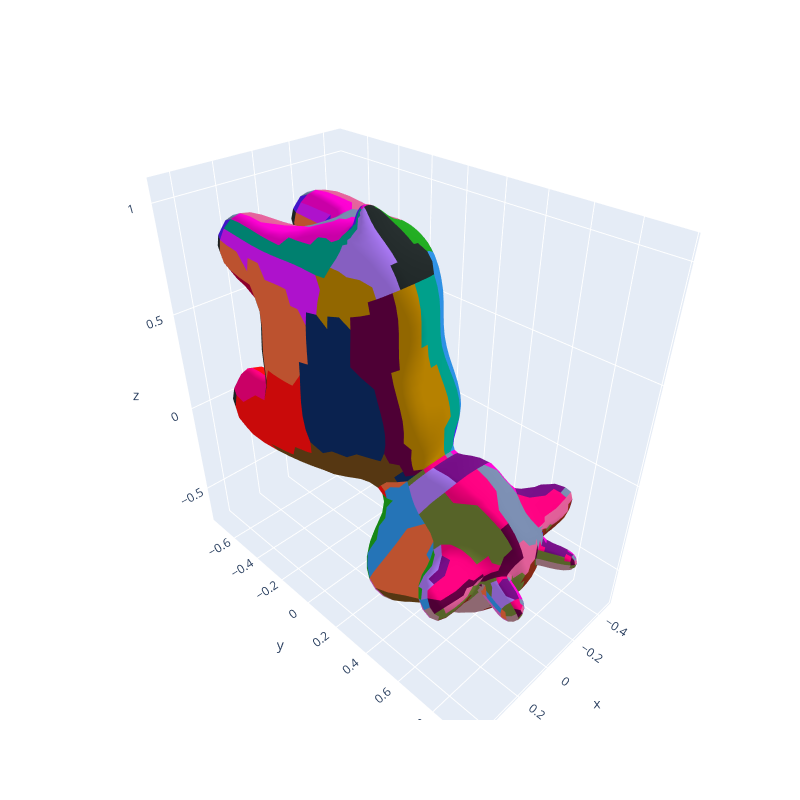

Here is the notebook cell this chart was saved with:
### Code cell
mesha, ind_m = createMeshlets(list_obj[0], vertice, alpha=1.5, beta=1)

### Figure 1 — Plotly figure (JSON) as saved in the notebook; plotly's stock layout.template omitted (floating-point values rounded to 4 significant figures; data arrays with more than 128 entries replaced by an {"elided": "..."} marker saying what was removed)
{"data": [{"facecolor": {"elided": "3460 str values"}, "i": {"elided": "3460 int values"}, "j": {"elided": "3460 int values"}, "k": {"elided": "3460 int values"}, "opacity": 1, "type": "mesh3d", "x": {"elided": "2930 float values"}, "y": {"elided": "2930 float values"}, "z": {"elided": "2930 float values"}}], "layout": {"autosize": false, "height": 800, "scene": {"aspectmode": "auto", "aspectratio": {"x": 0.6741, "y": 1.208, "z": 1.228}}, "width": 800}}
